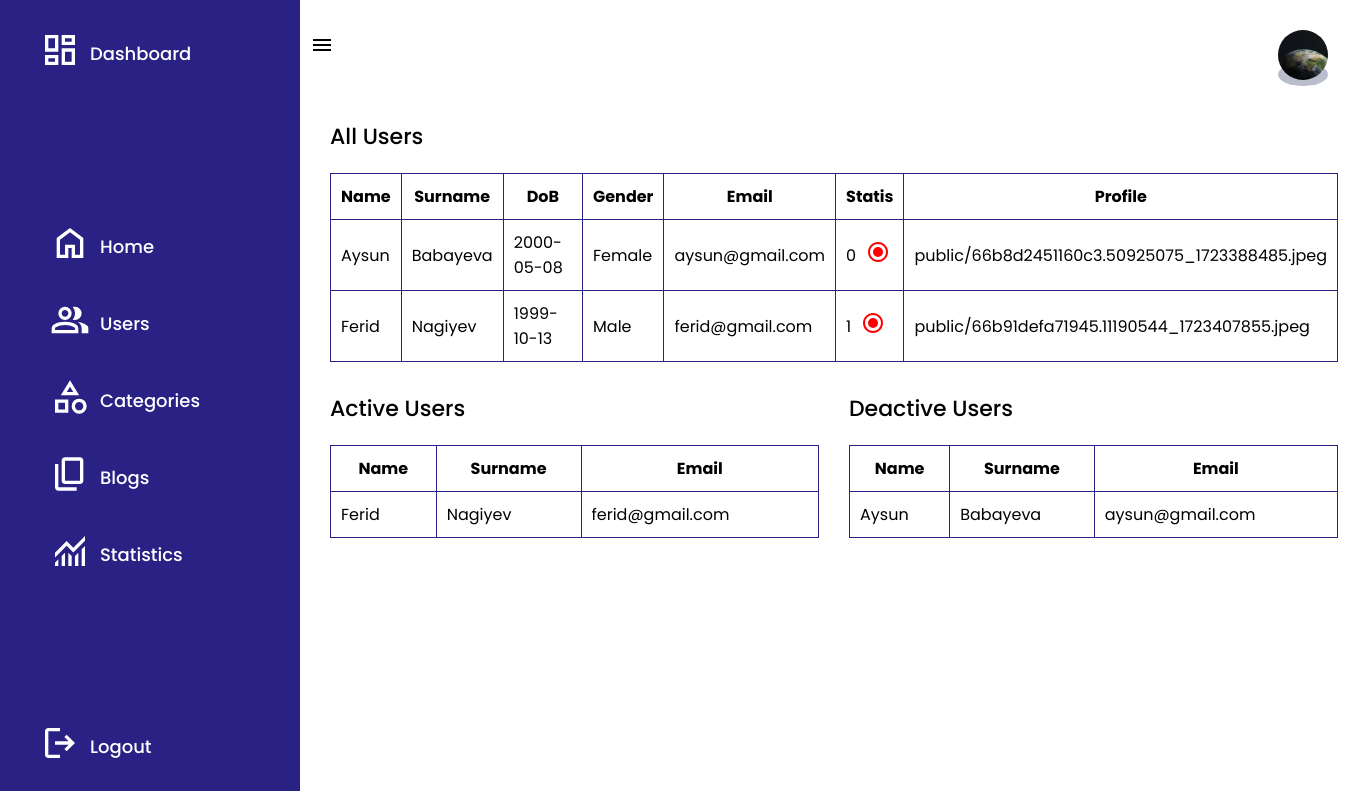
The page /admin/users/index.php (signed in) on the database its author committed.
### tables this page shows
CREATE TABLE `users` (
  `id` bigint(20) NOT NULL,
  `name` varchar(255) NOT NULL,
  `surname` varchar(255) NOT NULL,
  `gender` int(11) NOT NULL,
  `dob` date NOT NULL,
  `profile` varchar(255) DEFAULT NULL,
  `email` varchar(255) NOT NULL,
  `password` varchar(255) NOT NULL,
  `active` int(11) DEFAULT 1,
  `role` int(11) DEFAULT 0,
  `otp` int(11) DEFAULT NULL,
  `created_at` timestamp NOT NULL DEFAULT current_timestamp(),
  `updated_at` timestamp NOT NULL DEFAULT current_timestamp()
);

### admin/users/index.php (the view)
<?php
include_once "../../adminIndex.php";
if ($_SESSION['role'] == 1) {
    $sql = "SELECT * FROM users WHERE role =?";
    $userQuery = $connection->prepare($sql);
    $userQuery->execute(["0"]);
    $users = $userQuery->fetchAll(PDO::FETCH_ASSOC);
    $sql = "SELECT * FROM users WHERE active =? AND role = ?";
    $userQuery = $connection->prepare($sql);
    $userQuery->execute(["1", "0"]);
    $activeUsers = $userQuery->fetchAll(PDO::FETCH_ASSOC);
    $sql = "SELECT * FROM users WHERE active =? AND role = ?";
    $userQuery = $connection->prepare($sql);
    $userQuery->execute(["0", "0"]);
    $deactiveUsers = $userQuery->fetchAll(PDO::FETCH_ASSOC);
}
?>
<section class="adminPanel">
    <?php include_once "../dashboard.php" ?>
    <div class="content">
        <?php include_once "../topBar.php" ?>
        <div class="main">
            <div class="cover">
                <div class="allUsers">
                    <span>All Users</span>
                    <?php
                    if (empty($users)) {
                        echo "<span class='empty'>No Users</span>";
                    } else {
                    ?>
                        <table>
                            <thead>
                                <tr>
                                    <th>Name</th>
                                    <th>Surname</th>
                                    <th>DoB</th>
                                    <th>Gender</th>
                                    <th>Email</th>
                                    <th>Statis</th>
                                    <th>Profile</th>
                                </tr>
                            </thead>
                            <tbody>
                                <?php foreach ($users as $user) : ?>
                                    <tr>
                                        <td><?= $user['name'] ?></td>
                                        <td><?= $user['surname'] ?></td>
                                        <td><?= $user['dob'] ?></td>
                                        <td><?= $user['gender'] ? "Male" : "Female" ?></td>
                                        <td><?= $user['email'] ?></td>
                                        <td>
                                            <div>
                                                <span>
                                                    <?= $user['active'] ?>
                                                </span>
                                                <a href="activate.php?id=<?= $user['id'] ?>" class="activateBtn">
                                                    <img src="/backend_project1/public/activatebtn.svg" alt="Activate Btn">
                                                </a>
                                            </div>
                                        </td>
                                        <td><?= $user['profile'] ?></td>
                                    </tr>
                                <?php endforeach ?>
                            </tbody>
                        </table>
                    <?php } ?>
                </div>
                <div class="someUsers">
                    <div class="activeUsers">
                        <span>Active Users</span>
                        <?php
                        if (empty($activeUsers)) {
                            echo "<span class='empty'>No Active Users</span>";
                        } else {
                        ?>
                            <table>
                                <thead>
                                    <thead>
                                        <tr>
                                            <th>Name</th>
                                            <th>Surname</th>
                                            <th>Email</th>
                                        </tr>
                                    </thead>
                                <tbody>
                                    <?php foreach ($activeUsers as $activeUser) : ?>
                                        <tr>
                                            <td><?= $activeUser['name'] ?></td>
                                            <td><?= $activeUser['surname'] ?></td>
                                            <td><?= $activeUser['email'] ?></td>
                                        </tr>
                                    <?php endforeach ?>
                                </tbody>
                                </thead>
                            </table><?php } ?>
                    </div>
                    <div class="deactiveUsers">
                        <span>Deactive Users</span>
                        <?php
                        if (empty($deactiveUsers)) {
                            echo "<span class='empty'>No Deactive Users</span>";
                        } else {
                        ?>
                            <table>
                                <thead>
                                    <thead>
                                        <tr>
                                            <th>Name</th>
                                            <th>Surname</th>
                                            <th>Email</th>
                                        </tr>
                                    </thead>
                                <tbody>
                                    <?php foreach ($deactiveUsers as $activeUser) : ?>
                                        <tr>
                                            <td><?= $activeUser['name'] ?></td>
                                            <td><?= $activeUser['surname'] ?></td>
                                            <td><?= $activeUser['email'] ?></td>
                                        </tr>
                                    <?php endforeach ?>
                                </tbody>
                                </thead>
                            </table>
                        <?php } ?>
                    </div>
                </div>
            </div>
        </div>
    </div>
</section>

### admin/topBar.php
<?php
$sql="SELECT profile FROM users WHERE id=?";
$userQuery=$connection->prepare($sql);
$userQuery->execute([$_SESSION['user_id']]);
$user = $userQuery->fetch(PDO::FETCH_ASSOC);
?>
<div class="topBar">
    <div class="toggle">
        <img src="/backend_project1/public/menu.svg" alt="Toggle Btn">
    </div>
    <div class="profile">
        <a href="#">
            <img src="/backend_project1/<?= $user['profile'] ?>" alt="Profile">
        </a>
    </div>
</div>

### style.css (style rules this page uses)
* { box-sizing: border-box; padding: 0; margin: 0; list-style: none; text-decoration: none; font-family: "Poppins"; }
.profile { width: 100%; margin-top: 20px; }
.adminPanel { width: 100%; min-height: 100vh; display: flex; justify-content: flex-start; position: relative; }
.adminPanel .content { margin-left: 300px; width: 100%; display: flex; flex-direction: column; }
.adminPanel .content .topBar { padding: 10px 40px 10px 10px; display: flex; justify-content: space-between; align-items: center; width: 100%; }
.adminPanel .content .topBar .toggle { display: flex; justify-content: center; align-items: center; }
.adminPanel .content .topBar .profile, .adminPanel .content .topBar .profile a { width: 50px; height: 50px; border-radius: 50%; color: #000; background-color: #BABECC; }
.adminPanel .content .topBar .profile img { width: 100%; height: 100%; object-fit: cover; border-radius: 50%; }
.adminPanel .content .topBar>div { width: max-content; }
.adminPanel .content .main { width: 100%; height: 100%; padding: 30px; }
.adminPanel .content .main .cover { width: 100%; display: flex; flex-direction: column; gap: 30px; }
.adminPanel .main .allUsers, .adminPanel .main .activeUsers, .adminPanel .main .deactiveUsers, .adminPanel .main .allBlogs { width: 100%; display: flex; flex-direction: column; gap: 20px; overflow-x: auto; }
.adminPanel .main .allUsers>span, .adminPanel .main .activeUsers>span, .adminPanel .main .deactiveUsers>span, .adminPanel .main .allBlogs .title { font-weight: 500; font-size: 22px; }
.adminPanel .main .allUsers table { overflow-x: auto; }
.adminPanel .main table, .adminPanel .main table tr, .adminPanel .main table td, .adminPanel .main table th { border: 1px solid #2a2185; border-collapse: collapse; padding: 10px; }
.adminPanel .main table td>div { display: flex; align-items: center; gap: 10px; }
.adminPanel .main .someUsers { width: 100%; display: flex; gap: 30px; }
.adminPanel .main .allUsers, .adminPanel .main .someUsers .activeUsers, .adminPanel .main .someUsers .deactiveUsers { max-height: 500px; overflow-y: auto; }

### rows shown on the page
users: profile (picture)
users: name "Aysun", surname "Babayeva", dob "2000-05-08", gender "Female", email "aysun@gmail.com", active "0", profile "public/66b8d2451160c3.50925075_1723388485.jpeg"
users: name "Ferid", surname "Nagiyev", dob "1999-10-13", gender "Male", email "ferid@gmail.com", active "1", profile "public/66b91defa71945.11190544_1723407855.jpeg"
